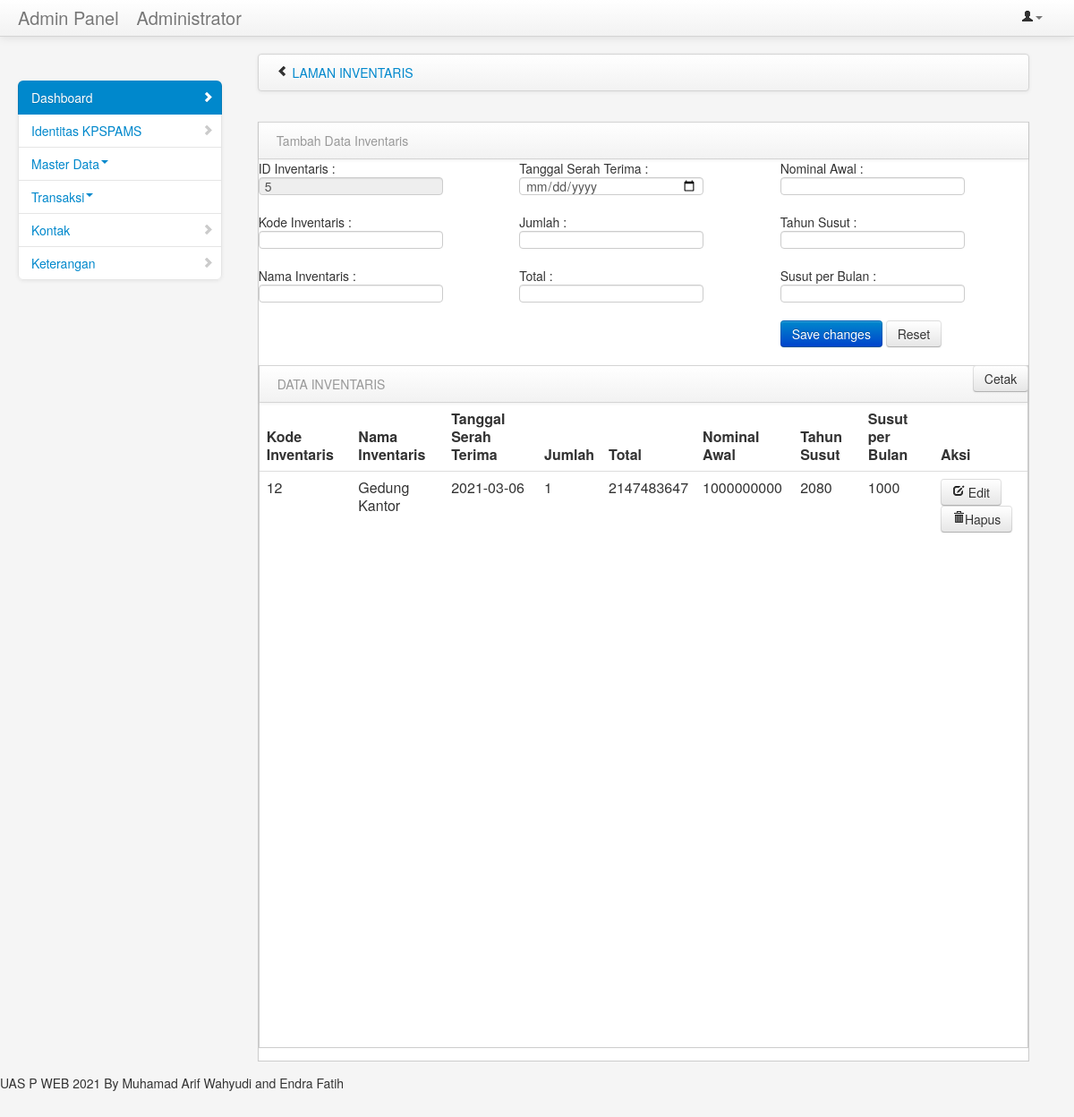
The app's page /public/admin/tambahinventaris (signed in) with its own data.
### tables this page shows
CREATE TABLE `inventaris` (
  `id` int(10) NOT NULL,
  `kode_inventaris` int(5) NOT NULL,
  `nama_inventaris` varchar(100) NOT NULL,
  `tanggalserahterima` date NOT NULL,
  `jumlah` int(10) NOT NULL,
  `total` int(10) NOT NULL,
  `nominal_awal` int(24) NOT NULL,
  `tahun_susut` int(5) NOT NULL,
  `susut_perbulan` int(10) NOT NULL
);

### app/core/Controller.php (called while the page is built, shortened)
<?php
class Controller {
    public function view($view,$data=[]){
        require_once '../app/views/'.$view.'.php';
    }
}

### app/controllers/Admin.php (called while the page is built, shortened)
<?php
class Admin extends Controller{
     public function tambahinventaris(){
        $data['nama'] = $this->model('Admin_model') ->getAdmin();
        $this->view('admin/tambahinventaris',$data);
     }
}

### app/core/App.php (called while the page is built, shortened)
<?php
class App {
    protected $method ='index';
    protected $params =[];
    public function __construct(){
        $url = $this->parseURL();
        if (file_exists('../app/controllers/' . $url[0] . '.php')){
            unset($url[0]);
        }
        $this->controller = new $this->controller;
        if ( isset($url[1]) ){
            if (method_exists($this->controller,$url[1])){
                $this->method = $url[1];
            }
        }
        call_user_func_array([$this->controller, $this->method] , $this->params);
    }
    public function parseURL() {
        if (isset($_GET['url'])){
            $url = rtrim($_GET['url'],'/');
            $url = filter_var($url, FILTER_SANITIZE_URL);
            $url = explode('/',$url);
            return $url;
        }
    }
}

### public/index.php (called while the page is built, shortened)
<?php
$app = new App;

### app/views/admin/tambahinventaris.php (the view, shortened to what this page needs)
                <?php
    function autonumber($tabel, $kolom, $lebar=0, $awalan=''){
    $host = "localhost";
    $usr = "root";
    $pwd = "";
    $dbname = "pamasmas";
    $koneksi = mysqli_connect($host, $usr, $pwd, $dbname);
    if(mysqli_connect_error()){
        echo 'database gagal dikoneksikan!'.mysqli_connect_error();
    }
    $auto = mysqli_query($koneksi, "select $kolom from $tabel order by $kolom desc limit 1") or die(mysqli_error());
    $jumlah_record = mysqli_num_rows($auto);
    if($jumlah_record == 0)
    $nomor = 1;
    else{
        $row = mysqli_fetch_array($auto);
        $nomor = intval(substr($row[0], strlen($awalan)))+1;
    }
    if($lebar>0)
        $angka = $awalan.str_pad ($nomor, $lebar, "0", STR_PAD_LEFT);
    else
        $angka=$awalan.$nomor;
    return $angka;
}
?>
                <div class="span9" id="content">
                    <div class="row-fluid">
                        	<div class="navbar">
                            	<div class="navbar-inner">
	                                <ul class="breadcrumb">
	                                    <i class="icon-chevron-left hide-sidebar"><a href='#' title="Hide Sidebar" rel='tooltip'>&nbsp;</a></i>
	                                    <li>
	                                        <a href="index.php">LAMAN INVENTARIS</a>
	                                    </li>
	                                </ul>
                            	</div>
                        	</div>
                    	</div
                        <div class="span9" id="content">
                        <div class="block">
                            <div class="navbar navbar-inner block-header">
                                <div class="muted pull-left">Tambah Data Inventaris</div>
                            </div>
       <form name="formtambahinventaris" method="post" action="<?= BASEURL; ?>/admin/addinventaris">
           <p>ID Inventaris : <br><input type="text" name="idinventaris" id="idinventaris" readonly value="<?= autonumber("inventaris", "id", "", "") ?>"/></br></p>
	<p>Kode Inventaris : <br><input type="number" name="kodeinventaris" id="kodeinventaris"/></br></p>
    <p>Nama Inventaris : <br><input type="text" name="namainventaris" id="namainventaris"/></br></p>
    <p>Tanggal Serah Terima : <br><input type="date" name="tanggalserahterima" id="tanggalserahterima"/> </br></p>
    <p> Jumlah : <br><input type="Number"  name="jumlah" id="jumlah"/> </br></p>
    <p> Total : <br><input type="Number"  name="total" id="total"/> </br></p>
    <p> Nominal Awal : <br><input type="Number"  name="nominalawal" id="nominalawal"/> </br></p>
    <p> Tahun Susut : <br><input type="Number"  name="tahunsusut" id="tahunsusut"/> </br></p>
    <p> Susut per Bulan : <br><input type="Number"  name="susutperbulan" id="susutperbulan"/> </br></p>
    <p>
    <p>
                                          <button type="submit" class="btn btn-primary">Save changes</button>
                                          <button type="reset" class="btn">Reset</button>
     </p>
</form>
 <a style="margin-bottom:10px" href="lap_barang.php" target="_blank" class="btn btn-default pull-right"><span class='glyphicon glyphicon-print'></span>  Cetak</a>
 <div class="block">
                            <div class="navbar navbar-inner block-header">
                                <div class="muted pull-left">DATA INVENTARIS</div>
                            </div>
                            	 <table class="table"  width="100%" cellpadding=2 cellspacing=3 height="100%" align=center>
                                        <thead>
                                            <tr>
                                                <th>Kode Inventaris</th>
												<th>Nama Inventaris</th>
												<th>Tanggal Serah Terima</th>
												<th>Jumlah</th>
												<th>Total</th>
												<th>Nominal Awal</th>
												<th>Tahun Susut</th>
												<th>Susut per Bulan</th>
                                                <th>Aksi</th>
                                            </tr>
                                        </thead>
                                        <tbody>
											<?php
		include 'koneksi.php';
		$dat = mysqli_query($koneksi,"select * from inventaris order by id desc");
		while($data = mysqli_fetch_array($dat)) {
											?>
												<tr>
													<td><?php echo $data['kode_inventaris']; ?></td>
													<td><?php echo $data['nama_inventaris']; ?></td>
													<td><?php echo $data['tanggalserahterima']; ?></td>
													<td><?php echo $data['jumlah']; ?></td>
													<td><?php echo $data['total']; ?></td>
													<td><?php echo $data['nominal_awal']; ?></td>
													<td><?php echo $data['tahun_susut']; ?></td>
                                                    <td><?php echo $data['susut_perbulan']; ?></td>
                                                    <td><a href="<?= BASEURL; ?>/admin/editinventaris/<?=$data['id'];?>" class="btn">
                                                    <i class="icon-edit"></i> Edit</a>  <a href="<?= BASEURL; ?>/admin/hapusinventaris/<?=$data['id'];?>" class="btn" onclick="return confirm('Anda Yakin ?')")><i class="icon-trash"></i>Hapus</a></td>
												</tr>
											<?php
											}
											?>
                                        </tbody>
                                    </table>
                            </div>
                        </div>
                    </div>
                </div>
            </div>

### public/assets/styles.css (style rules this page uses)
#content { margin-left:0px; }
.hide-sidebar, .show-sidebar { cursor: pointer; }
.breadcrumb { margin: 0 0 0px; padding: 10px 0px; background-color: transparent; }
.block { border: 1px solid #ccc; background: white; margin: 1em 0em; border-top: none; }
.block-header { margin-bottom: 0px; border-right: none; border-left: none; -webkit-border-radius: 0px; -moz-border-radius: 0px; border-radius: 0px; }
.block-header div { padding-top: 10px; }

### app/views/admin/tambahinventaris.php (style rules this page uses)
form { -webkit-column-count: 3; -moz-column-count: 3; column-count: 3; }

### records on screen
inventaris: idinventaris "5", kode_inventaris "12", nama_inventaris "Gedung Kantor", tanggalserahterima "2021-03-06", jumlah "1", total "2147483647", nominal_awal "1000000000", tahun_susut "2080", susut_perbulan "1000"

### other values on screen
$data['nama'] "Administrator"
